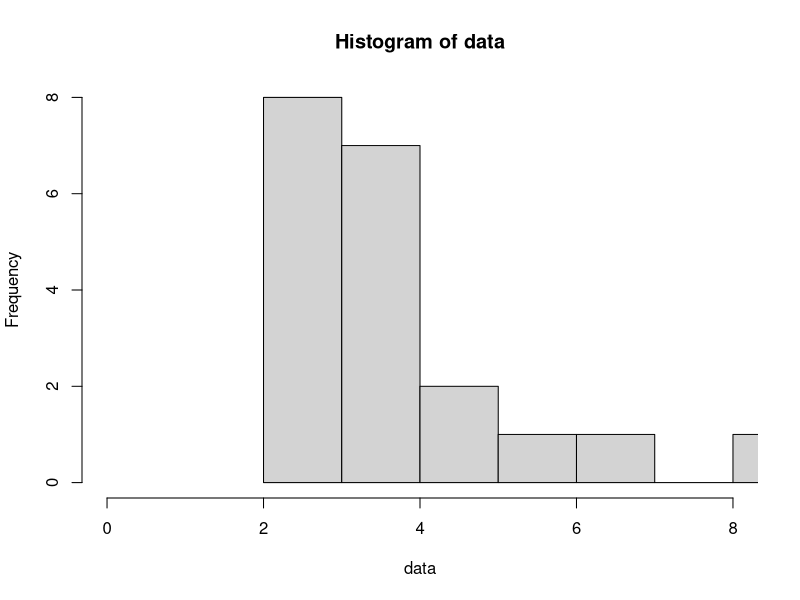

The R source for this figure:
#Referensi
#https://mse.redwoods.edu/darnold/math15/spring2013/R/Activities/MeanVarStd.html
#a
a <- dbinom(x=4,20,0.2)
a

#b
data <- rbinom(20,20,0.2)
hist(data,xlim = c(0,8))

#c
n=20 #pasien
p=0.2 #peluang
q=1-p #peluang failure

#mean theorytical
me=n*p
me

#mean sample
mean(data)

#variance theorytical
va=n*p*q
va

#variance sample
var(data)